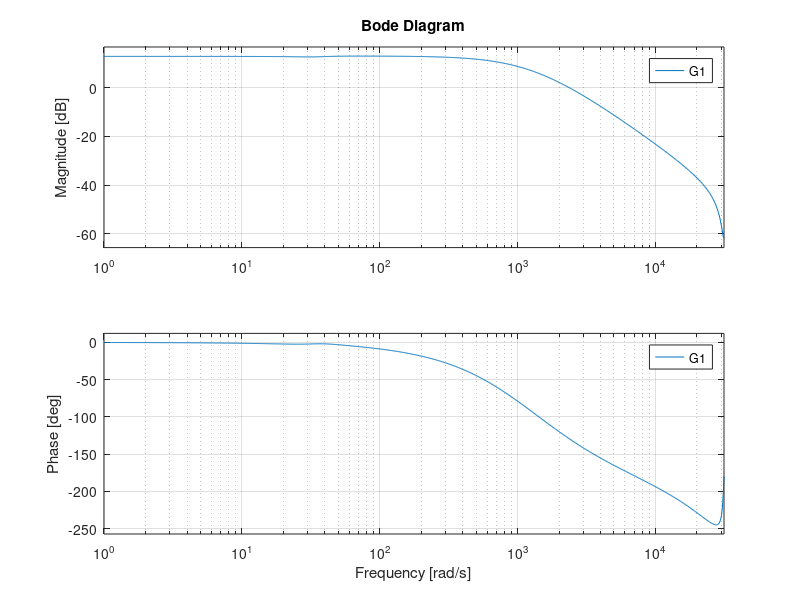

The MATLAB script that drew this image:
%% �bung Regelungssysteme  
% Parameterdatei und Berechnungsdatei zur Simulation des Riementriebs
%
% Ersteller:    WK, 01.11.2009
% �nderungen:   FM, 02.11.2010
%               FM, 12.07.2011
%%%%%%%%%%%%%%%%%%%%%%%%%%%%%%%%%%%%%%%%%%%%%%%%%%%%%%%%%%%%%%%%%%%%%%

clear all;
close all;
clc;
s=tf('s');

%% Parameter des Systems Riementrieb
parSys.Il  = 4e-5;     %Tr�gheitsmoment Last
parSys.cr1 = 10;       %lineare Steifigkeit Riemen
parSys.cr3 = 1e6;      %kubische Steifigkeit Riemen (1e6)
parSys.dl  = 0.001;    %visk. D�mpfung Last
parSys.rl  = 0.05;     %Radius Riemenscheibe Last
parSys.Im  = 0.5e-5;   %Tr�gheitsmoment Motor
parSys.dm  = 0.01;     %viskose D�mpfung Motor
parSys.rm  = 0.025;    %Radius Riemenscheibe Motor
parSys.Rm  = 1.388;    %Widerstand PSM
parSys.Lm  = 1.475e-3; %Induktivit�t PSM
parSys.p   = 2.0;      %Polpaarzahl PSM
parSys.Phi = 2.715e-2; %Fluss Permanentmagnet PSM

% Abtastzeit der internen Dynamik
parSys.TsID = 0.1e-3;

%% Anfangsbedingungen des Systems Riementrieb
parSys.omegam_0  = 0;  %AB omegam
parSys.iq_0      = 0;  %AB iq
parSys.id_0      = 0;  %AB id
parSys.epsilon_0 = 0;  %AB epsilon
parSys.omegal_0  = 0;  %AB omegal

%% Anfangsbedingungen der Internen Dynamik
parSys.eta_1_0  = 0;  %AB eta_1
parSys.eta_2_0  = 0;  %AB eta_2

%% Parameter des Sollwertfilters omegam
parReg.ppSFc    = [-10,-12,-14]*10;
parReg.cpolySFc = poly(parReg.ppSFc);
parReg.AASF = [0,1,0;
               0,0,1;
               -parReg.cpolySFc(4),-parReg.cpolySFc(3),-parReg.cpolySFc(2)];
parReg.BBSF = [0;0;parReg.cpolySFc(4)];
parReg.CCSF = eye(3);
parReg.DDSF = zeros(3,1);
parReg.ssSF = ss(parReg.AASF,parReg.BBSF,parReg.CCSF,parReg.DDSF);
parReg.ratelim = 1000;     %maximale �nderung

%% Parameter des Sollwertfilters id
parReg.ppSFci    = [-10,-15];
parReg.cpolySFci = poly(parReg.ppSFci);
parReg.AASFi = [0,1;
                -parReg.cpolySFci(3),-parReg.cpolySFci(2)];
parReg.BBSFi = [0;parReg.cpolySFci(3)];
parReg.CCSFi = eye(2);
parReg.DDSFi = zeros(2,1);
parReg.ssSFi = ss(parReg.AASFi,parReg.BBSFi,parReg.CCSFi,parReg.DDSFi);

%% Parameter des Trajektorienfolgereglers
Il  = parSys.Il;     %Tr�gheitsmoment Last
cr1 = parSys.cr1;       %lineare Steifigkeit Riemen
cr3 = parSys.cr3;      %kubische Steifigkeit Riemen (1e6)
dl  = parSys.dl;    %visk. D�mpfung Last
rl  = parSys.rl;     %Radius Riemenscheibe Last
I_m = parSys.Im;   %Tr�gheitsmoment Motor
dm  = parSys.dm;     %viskose D�mpfung Motor
rm  = parSys.rm;    %Radius Riemenscheibe Motor
Rm  = parSys.Rm;    %Widerstand PSM
Lm  = parSys.Lm; %Induktivit�t PSM
p   = parSys.p;      %Polpaarzahl PSM
Phi = parSys.Phi; %Fluss Permanentmagnet PSM

A_e = [-0.1e1 / I_m * dm 0.3e1 / 0.2e1 / I_m * p * Phi 0 0.2e1 * rm * cr1 / I_m 0; -0.2e1 / 0.3e1 * p * Phi / Lm -0.2e1 / 0.3e1 * Rm / Lm 0 0 0; 0 0 -0.2e1 / 0.3e1 * Rm / Lm 0 0; -rm 0 0 0 rl; 0 0 0 -0.2e1 * rl * cr1 / Il -dl / Il;];
B_e = [0 0; 0.2e1 / 0.3e1 / Lm 0; 0 0.2e1 / 0.3e1 / Lm; 0 0; 0 0;];

sys_e = ss(A_e,B_e,diag([1,0,1,0,0]),0);

sys_e_d = c2d(sys_e,parSys.TsID);

G = tf(sys_e_d);

G1 = G(1,1)
G2 = G(3,2)

bode(G1)
%hold on;
%bode(G2)

d2c(G1,'tustin')
